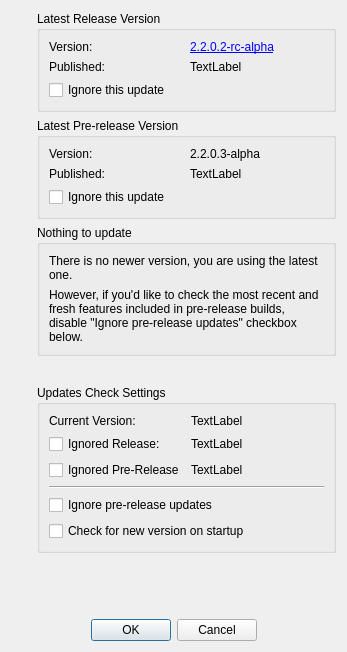
<?xml version="1.0" encoding="UTF-8"?>
<ui version="4.0">
 <class>LC_DlgNewVersionAvailable</class>
 <widget class="QDialog" name="LC_DlgNewVersionAvailable">
  <property name="geometry">
   <rect>
    <x>0</x>
    <y>0</y>
    <width>347</width>
    <height>652</height>
   </rect>
  </property>
  <property name="windowTitle">
   <string>New Version Available</string>
  </property>
  <layout class="QGridLayout" name="gridLayout">
   <item row="11" column="0">
    <spacer name="verticalSpacer_2">
     <property name="orientation">
      <enum>Qt::Vertical</enum>
     </property>
     <property name="sizeHint" stdset="0">
      <size>
       <width>20</width>
       <height>40</height>
      </size>
     </property>
    </spacer>
   </item>
   <item row="3" column="1">
    <spacer name="verticalSpacer">
     <property name="orientation">
      <enum>Qt::Vertical</enum>
     </property>
     <property name="sizeHint" stdset="0">
      <size>
       <width>20</width>
       <height>40</height>
      </size>
     </property>
    </spacer>
   </item>
   <item row="1" column="1">
    <widget class="QGroupBox" name="gbPreRelease">
     <property name="title">
      <string>Latest Pre-release Version</string>
     </property>
     <layout class="QGridLayout" name="gridLayout_3">
      <item row="0" column="1">
       <widget class="QLabel" name="lPrereleaseName">
        <property name="toolTip">
         <string>Click to open release page on GitHub</string>
        </property>
        <property name="text">
         <string>2.2.0.3-alpha</string>
        </property>
        <property name="openExternalLinks">
         <bool>true</bool>
        </property>
       </widget>
      </item>
      <item row="0" column="0">
       <widget class="QLabel" name="label_4">
        <property name="text">
         <string>Version:</string>
        </property>
       </widget>
      </item>
      <item row="1" column="0">
       <widget class="QLabel" name="label_5">
        <property name="text">
         <string>Published:</string>
        </property>
       </widget>
      </item>
      <item row="1" column="1">
       <widget class="QLabel" name="lPreReleasePublishDate">
        <property name="text">
         <string>TextLabel</string>
        </property>
       </widget>
      </item>
      <item row="2" column="0" colspan="2">
       <widget class="QCheckBox" name="cbPreReleaseIgnore">
        <property name="toolTip">
         <string>Check if you prefer not to be notified about this update in subsequent version checks</string>
        </property>
        <property name="text">
         <string>Ignore this update</string>
        </property>
       </widget>
      </item>
     </layout>
    </widget>
   </item>
   <item row="2" column="1">
    <widget class="QGroupBox" name="rbNoNewVersion">
     <property name="title">
      <string>Nothing to update</string>
     </property>
     <layout class="QGridLayout" name="gridLayout_5">
      <item row="0" column="0">
       <widget class="QLabel" name="label_7">
        <property name="text">
         <string>There is no newer version, you are using the latest one.</string>
        </property>
        <property name="wordWrap">
         <bool>true</bool>
        </property>
       </widget>
      </item>
      <item row="1" column="0">
       <widget class="QLabel" name="lblEnablePreReleases">
        <property name="text">
         <string>However, if you'd like to check the most recent and fresh features included in pre-release builds, disable &quot;Ignore pre-release updates&quot; checkbox below.</string>
        </property>
        <property name="wordWrap">
         <bool>true</bool>
        </property>
       </widget>
      </item>
     </layout>
    </widget>
   </item>
   <item row="14" column="0" colspan="2">
    <widget class="QDialogButtonBox" name="buttonBox">
     <property name="orientation">
      <enum>Qt::Horizontal</enum>
     </property>
     <property name="standardButtons">
      <set>QDialogButtonBox::Cancel|QDialogButtonBox::Ok</set>
     </property>
     <property name="centerButtons">
      <bool>true</bool>
     </property>
    </widget>
   </item>
   <item row="4" column="1">
    <widget class="QGroupBox" name="groupBox">
     <property name="title">
      <string>Updates Check Settings</string>
     </property>
     <layout class="QGridLayout" name="gridLayout_4">
      <item row="4" column="0" colspan="2">
       <widget class="QCheckBox" name="cbIgnorePreReleases">
        <property name="toolTip">
         <string>If checked, notifications about pre-release updates will not be shown.</string>
        </property>
        <property name="styleSheet">
         <string notr="true"/>
        </property>
        <property name="text">
         <string>Ignore pre-release updates</string>
        </property>
       </widget>
      </item>
      <item row="5" column="0" colspan="2">
       <widget class="QCheckBox" name="cbCheckForNewVersion">
        <property name="toolTip">
         <string>Check to disable automatic version check on startup</string>
        </property>
        <property name="text">
         <string>Check for new version on startup</string>
        </property>
       </widget>
      </item>
      <item row="1" column="1">
       <widget class="QLabel" name="lIgnoredReleaseTag">
        <property name="text">
         <string>TextLabel</string>
        </property>
       </widget>
      </item>
      <item row="2" column="0">
       <widget class="QCheckBox" name="cbIgnoredPreRelease">
        <property name="text">
         <string>Ignored Pre-Release</string>
        </property>
       </widget>
      </item>
      <item row="2" column="1">
       <widget class="QLabel" name="lIgnoredPreReleaseTag">
        <property name="text">
         <string>TextLabel</string>
        </property>
       </widget>
      </item>
      <item row="0" column="0">
       <widget class="QLabel" name="label_6">
        <property name="text">
         <string>Current Version:</string>
        </property>
       </widget>
      </item>
      <item row="1" column="0">
       <widget class="QCheckBox" name="cbIgnoredRelease">
        <property name="text">
         <string>Ignored Release:</string>
        </property>
       </widget>
      </item>
      <item row="0" column="1">
       <widget class="QLabel" name="lblCurrentVersion">
        <property name="text">
         <string>TextLabel</string>
        </property>
       </widget>
      </item>
      <item row="3" column="0" colspan="2">
       <widget class="Line" name="line">
        <property name="orientation">
         <enum>Qt::Horizontal</enum>
        </property>
       </widget>
      </item>
     </layout>
    </widget>
   </item>
   <item row="0" column="1">
    <widget class="QGroupBox" name="gbRelease">
     <property name="title">
      <string>Latest Release Version</string>
     </property>
     <layout class="QGridLayout" name="gridLayout_2">
      <item row="0" column="1">
       <widget class="QLabel" name="lReleaseName">
        <property name="toolTip">
         <string>Click to open release page on GitHub</string>
        </property>
        <property name="text">
         <string>&lt;a href=&quot;https://api.github.com/repos/LibreCAD/LibreCAD/releases/176244221&quot;&gt;2.2.0.2-rc-alpha&lt;/a&gt;</string>
        </property>
        <property name="openExternalLinks">
         <bool>true</bool>
        </property>
       </widget>
      </item>
      <item row="0" column="0">
       <widget class="QLabel" name="label">
        <property name="text">
         <string>Version:</string>
        </property>
       </widget>
      </item>
      <item row="1" column="0">
       <widget class="QLabel" name="label_3">
        <property name="text">
         <string>Published:</string>
        </property>
       </widget>
      </item>
      <item row="1" column="1">
       <widget class="QLabel" name="lReleasePublishDate">
        <property name="text">
         <string>TextLabel</string>
        </property>
       </widget>
      </item>
      <item row="2" column="0" colspan="2">
       <widget class="QCheckBox" name="cbReleaseIgnore">
        <property name="toolTip">
         <string>Check if you prefer not to be notified about this update in subsequent version checks</string>
        </property>
        <property name="text">
         <string>Ignore this update</string>
        </property>
       </widget>
      </item>
     </layout>
    </widget>
   </item>
   <item row="0" column="0" rowspan="11">
    <widget class="QLabel" name="label_2">
     <property name="text">
      <string/>
     </property>
     <property name="pixmap">
      <pixmap resource="../../../../res/images/images.qrc">:/images/intro_librecad.png</pixmap>
     </property>
    </widget>
   </item>
  </layout>
 </widget>
 <resources>
  <include location="../../../../res/images/images.qrc"/>
 </resources>
 <connections>
  <connection>
   <sender>buttonBox</sender>
   <signal>rejected()</signal>
   <receiver>LC_DlgNewVersionAvailable</receiver>
   <slot>reject()</slot>
   <hints>
    <hint type="sourcelabel">
     <x>316</x>
     <y>260</y>
    </hint>
    <hint type="destinationlabel">
     <x>286</x>
     <y>274</y>
    </hint>
   </hints>
  </connection>
 </connections>
</ui>
